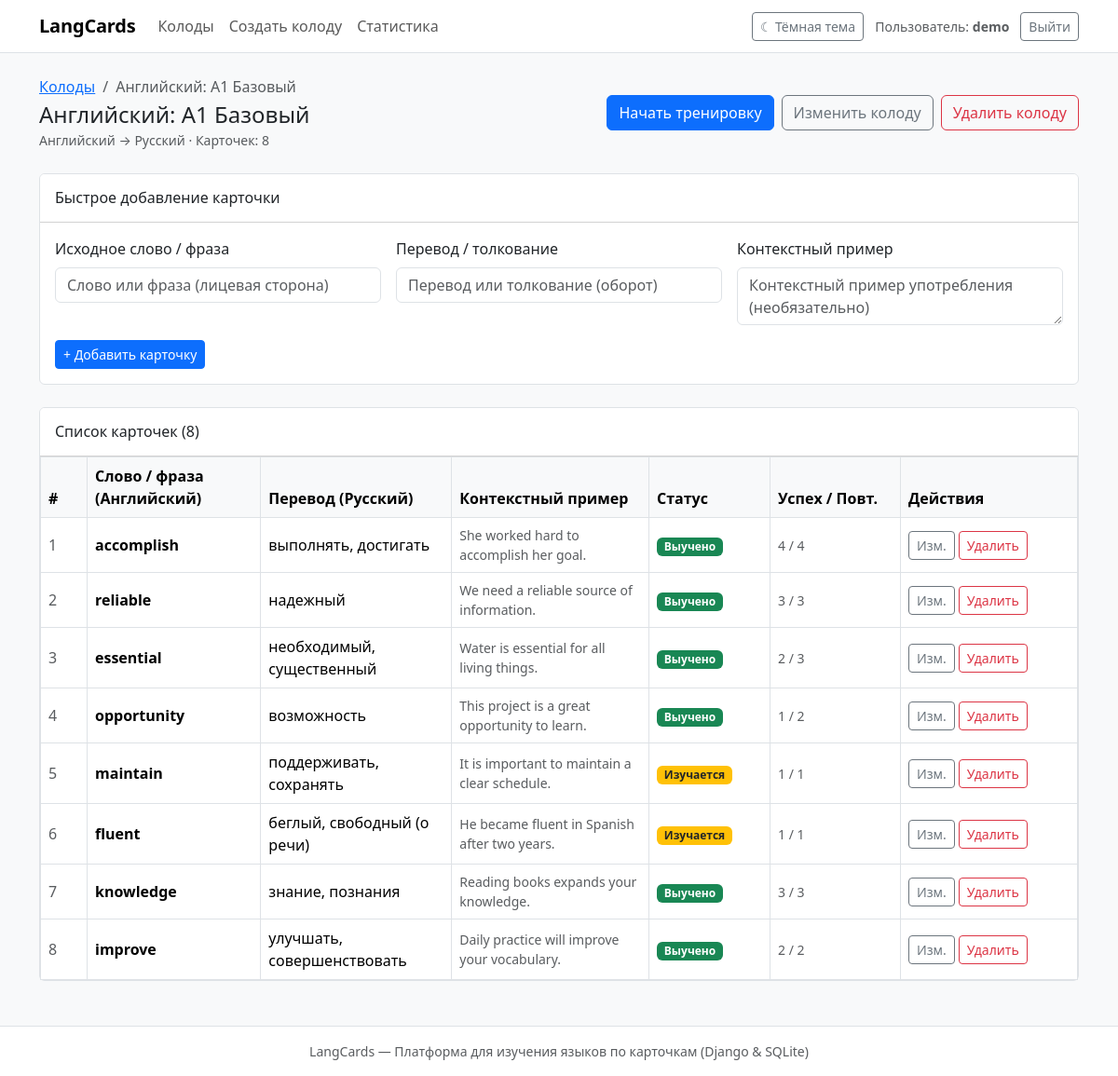
Screenshot of /decks/9/ (signed in) with the database file from the repository.
### cards/models.py (models this page shows, shortened)
class Deck(models.Model):
    title = models.CharField('Название колоды', max_length=150)
    source_language = models.CharField('Исходный язык', max_length=60, default='Английский')
    target_language = models.CharField('Изучаемый язык', max_length=60, default='Русский')
    owner = models.ForeignKey(
        settings.AUTH_USER_MODEL,
        on_delete=models.CASCADE,
        related_name='decks',
        verbose_name='Владелец',
    )
    class Meta:
        verbose_name = 'Колода'
        verbose_name_plural = 'Колоды'
        ordering = ['-id']

class Card(models.Model):
    class Status(models.TextChoices):
        NEW = 'new', 'Новое'
        LEARNING = 'learning', 'Изучается'
        LEARNED = 'learned', 'Выучено'
    deck = models.ForeignKey(
        Deck,
        on_delete=models.CASCADE,
        related_name='cards',
        verbose_name='Колода',
    )
    front_text = models.CharField('Исходное слово / фраза', max_length=255)
    back_text = models.CharField('Перевод / толкование', max_length=255)
    example = models.TextField('Контекстный пример', blank=True)
    review_count = models.PositiveIntegerField('Количество повторений', default=0)
    success_count = models.PositiveIntegerField('Правильных ответов', default=0)
    status = models.CharField(
        'Статус',
        max_length=16,
        choices=Status.choices,
        default=Status.NEW,
    )
    last_reviewed_at = models.DateTimeField(
        'Дата последнего повторения',
        null=True,
        blank=True,
    )
    class Meta:
        verbose_name = 'Карточка'
        verbose_name_plural = 'Карточки'
        ordering = ['id']

### cards/views.py (the view)
# urls.py: path('decks/<int:pk>/', views.deck_detail_view, name='deck_detail'),
@login_required
def deck_detail_view(request: HttpRequest, pk: int) -> HttpResponse:
    deck = get_object_or_404(Deck, pk=pk, owner=request.user)
    if request.method == 'POST':
        form = CardForm(request.POST)
        if form.is_valid():
            card = form.save(commit=False)
            card.deck = deck
            card.save()
            messages.success(request, f'Карточка «{card.front_text}» добавлена.')
            return redirect('deck_detail', pk=deck.pk)
    else:
        form = CardForm()
    cards = list(deck.cards.all())
    card_rows = [
        {
            'index': index,
            'card': card,
            'status_code': card.status,
            'status_label': card.get_status_display(),
            'review_count': card.review_count,
            'success_count': card.success_count,
            'last_reviewed_at': card.last_reviewed_at,
        }
        for index, card in enumerate(cards, start=1)
    ]
    return render(
        request,
        'cards/deck_detail.html',
        {
            'deck': deck,
            'card_rows': card_rows,
            'form': form,
        },
    )

### cards/forms.py
class CardForm(forms.ModelForm):
    class Meta:
        model = Card
        fields = ('front_text', 'back_text', 'example')
        widgets = {
            'front_text': forms.TextInput(
                attrs={
                    'class': 'form-control',
                    'placeholder': 'Слово или фраза (лицевая сторона)',
                }
            ),
            'back_text': forms.TextInput(
                attrs={
                    'class': 'form-control',
                    'placeholder': 'Перевод или толкование (оборот)',
                }
            ),
            'example': forms.Textarea(
                attrs={
                    'class': 'form-control',
                    'rows': 2,
                    'placeholder': 'Контекстный пример употребления (необязательно)',
                }
            ),
        }

### templates/cards/deck_detail.html (shortened to what this page needs)
{% extends 'base.html' %}
{% block content %}
<div class="d-flex flex-wrap justify-content-between align-items-center mb-4 gap-2">
    <div>
        <nav aria-label="breadcrumb">
            <ol class="breadcrumb small mb-1">
                <li class="breadcrumb-item"><a href="{% url 'dashboard' %}">Колоды</a></li>
                <li class="breadcrumb-item active" aria-current="page">{{ deck.title }}</li>
            </ol>
        </nav>
        <h1 class="h4 mb-0">{{ deck.title }}</h1>
        <span class="text-muted small">{{ deck.source_language }} &rarr; {{ deck.target_language }} &middot; Карточек: {{ card_rows|length }}</span>
    </div>
    <div class="d-flex gap-2">
        {% if card_rows %}
            <a href="{% url 'deck_study' deck.pk %}?restart=1" class="btn btn-primary">Начать тренировку</a>
        {% endif %}
        <a href="{% url 'deck_edit' deck.pk %}" class="btn btn-outline-secondary">Изменить колоду</a>
        <a href="{% url 'deck_delete' deck.pk %}" class="btn btn-outline-danger">Удалить колоду</a>
    </div>
</div>
<div class="card bg-white mb-4">
    <div class="card-header bg-white py-3">
        <h2 class="h6 mb-0">Быстрое добавление карточки</h2>
    </div>
    <div class="card-body">
        <form method="post" novalidate>
            <div class="row g-3">
                <div class="col-md-4">
                    <label for="{{ form.front_text.id_for_label }}" class="form-label">{{ form.front_text.label }}</label>
                    {{ form.front_text }}
                </div>
                <div class="col-md-4">
                    <label for="{{ form.back_text.id_for_label }}" class="form-label">{{ form.back_text.label }}</label>
                    {{ form.back_text }}
                </div>
                <div class="col-md-4">
                    <label for="{{ form.example.id_for_label }}" class="form-label">{{ form.example.label }}</label>
                    {{ form.example }}
                </div>
            </div>
            <div class="mt-3">
                <button type="submit" class="btn btn-primary btn-sm">+ Добавить карточку</button>
            </div>
        </form>
    </div>
</div>
<div class="card bg-white">
    <div class="card-header bg-white py-3 d-flex justify-content-between align-items-center">
        <h2 class="h6 mb-0">Список карточек ({{ card_rows|length }})</h2>
    </div>
    {% if card_rows %}
    <div class="table-responsive">
        <table class="table table-bordered table-hover align-middle mb-0">
            <thead>
                <tr>
                    <th style="width: 50px;">#</th>
                    <th>Слово / фраза ({{ deck.source_language }})</th>
                    <th>Перевод ({{ deck.target_language }})</th>
                    <th>Контекстный пример</th>
                    <th style="width: 130px;">Статус</th>
                    <th style="width: 140px;">Успех / Повт.</th>
                    <th style="width: 190px;">Действия</th>
                </tr>
            </thead>
            <tbody>
                {% for row in card_rows %}
                <tr>
                    <td class="text-muted">{{ row.index }}</td>
                    <td class="fw-semibold">{{ row.card.front_text }}</td>
                    <td>{{ row.card.back_text }}</td>
                    <td class="text-muted small">{{ row.card.example|default:"—" }}</td>
                    <td>
                        {% if row.status_code == 'learned' %}
                            <span class="badge bg-success">{{ row.status_label }}</span>
                        {% elif row.status_code == 'learning' %}
                            <span class="badge bg-warning text-dark">{{ row.status_label }}</span>
                        {% else %}
                            <span class="badge bg-secondary">{{ row.status_label }}</span>
                        {% endif %}
                    </td>
                    <td class="small text-muted">
                        {{ row.success_count }} / {{ row.review_count }}
                    </td>
                    <td>
                        <div class="d-flex gap-1">
                            <a href="{% url 'card_edit' row.card.pk %}" class="btn btn-outline-secondary btn-sm">Изм.</a>
                            <a href="{% url 'card_delete' row.card.pk %}" class="btn btn-outline-danger btn-sm">Удалить</a>
                        </div>
                    </td>
                </tr>
                {% endfor %}
            </tbody>
        </table>
    </div>
    {% else %}
    <div class="card-body text-center py-4 text-muted">
        В этой колоде ещё нет карточек. Добавьте первую карточку через форму выше.
    </div>
    {% endif %}
</div>
{% endblock %}

### templates/base.html (shortened to what this page needs)
{% load static %}
<!DOCTYPE html>
<html lang="ru" data-bs-theme="light">
<head>
    <link href="https://cdn.jsdelivr.net/npm/bootstrap@5.3.3/dist/css/bootstrap.min.css" rel="stylesheet">
    <link rel="stylesheet" href="{% static 'css/style.css' %}">
</head>
<body class="d-flex flex-column min-vh-100">
    <header class="navbar navbar-expand-lg border-bottom mb-4">
        <div class="container">
            <a class="navbar-brand" href="{% url 'dashboard' %}">LangCards</a>
            <div class="collapse navbar-collapse" id="mainNavbar">
                {% if user.is_authenticated %}
                <ul class="navbar-nav me-auto mb-2 mb-lg-0">
                    <li class="nav-item">
                        <a class="nav-link {% if request.resolver_match.url_name == 'dashboard' %}active fw-semibold{% endif %}" href="{% url 'dashboard' %}">Колоды</a>
                    </li>
                    <li class="nav-item">
                        <a class="nav-link {% if request.resolver_match.url_name == 'deck_create' %}active fw-semibold{% endif %}" href="{% url 'deck_create' %}">Создать колоду</a>
                    </li>
                    <li class="nav-item">
                        <a class="nav-link {% if request.resolver_match.url_name == 'stats' %}active fw-semibold{% endif %}" href="{% url 'stats' %}">Статистика</a>
                    </li>
                </ul>
                <div class="d-flex align-items-center gap-2">
                    <button type="button" id="themeToggleBtn" class="btn btn-outline-secondary btn-sm">
                    </button>
                    <span class="text-muted small mx-1">Пользователь: <strong>{{ user.username }}</strong></span>
                    <form method="post" action="{% url 'logout' %}" class="m-0">
                        <button type="submit" class="btn btn-outline-secondary btn-sm">Выйти</button>
                    </form>
                </div>
                {% endif %}
            </div>
        </div>
    </header>
    <main class="container pb-5 flex-grow-1">
        {% block content %}{% endblock %}
    </main>
    <footer class="border-top py-3 mt-auto">
        <div class="container text-center text-muted small">
            LangCards — Платформа для изучения языков по карточкам (Django &amp; SQLite)
        </div>
    </footer>
</body>
</html>

### static/css/style.css (style rules this page uses)
:root, [data-bs-theme="light"] { --app-bg: #f8f9fa; --surface-bg: #ffffff; --table-head-bg: #f8f9fa; }
body { background-color: var(--app-bg); color: var(--bs-body-color); font-family: system-ui, -apple-system, "Segoe UI", Roboto, "Helvetica Neue", Arial, sans-serif; }
.navbar, footer, .card, .card-header, .card-footer { background-color: var(--surface-bg) !important; }
.navbar-brand { font-weight: 600; letter-spacing: -0.01em; }
.card { border: 1px solid var(--bs-border-color); border-radius: 0.375rem; box-shadow: none; }
.table th { font-weight: 600; background-color: var(--table-head-bg); }

### rows the page displays
Deck: title "Английский: A1 Базовый", source_language "Английский", target_language "Русский"
Card: index "1", card.front_text "accomplish", card.back_text "выполнять, достигать", card.example "She worked hard to accomplish her goal.", status_label "Выучено", success_count "4", review_count "4"
Card: index "2", card.front_text "reliable", card.back_text "надежный", card.example "We need a reliable source of information.", status_label "Выучено", success_count "3", review_count "3"
Card: index "3", card.front_text "essential", card.back_text "необходимый, существенный", card.example "Water is essential for all living things.", status_label "Выучено", success_count "2", review_count "3"
Card: index "4", card.front_text "opportunity", card.back_text "возможность", card.example "This project is a great opportunity to learn.", status_label "Выучено", success_count "1", review_count "2"
Card: index "5", card.front_text "maintain", card.back_text "поддерживать, сохранять", card.example "It is important to maintain a clear schedule.", status_label "Изучается", success_count "1", review_count "1"
Card: index "6", card.front_text "fluent", card.back_text "беглый, свободный (о речи)", card.example "He became fluent in Spanish after two years.", status_label "Изучается", success_count "1", review_count "1"
Card: index "7", card.front_text "knowledge", card.back_text "знание, познания", card.example "Reading books expands your knowledge.", status_label "Выучено", success_count "3", review_count "3"
Card: index "8", card.front_text "improve", card.back_text "улучшать, совершенствовать", card.example "Daily practice will improve your vocabulary.", status_label "Выучено", success_count "2", review_count "2"

### other values shown
{{ user.username }} "demo"
{{ card_rows|length }} "8"
